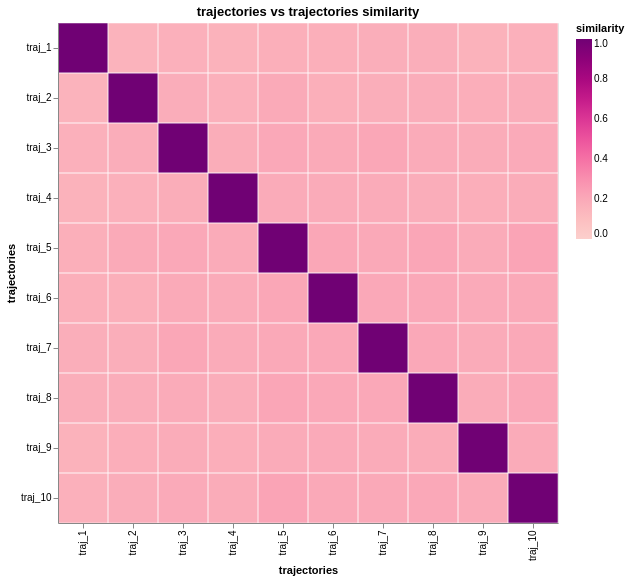

The cell this chart's notebook holds for it:
### Code cell
df4 = data.similarities["traj_traj_ntr"]
plot_heatmap(df4, "trajectories")

### Figure 1 — Vega-Lite specification as saved in the notebook (floating-point values rounded to 4 significant figures)
{"config": {"view": {"continuousWidth": 300, "continuousHeight": 300}}, "layer": [{"mark": {"type": "rect"}, "encoding": {"color": {"field": "similarity", "legend": {"title": "similarity"}, "scale": {"domain": [0, 1], "scheme": "redpurple"}, "type": "quantitative"}, "x": {"field": "index", "sort": null, "title": "trajectories", "type": "nominal"}, "y": {"field": "variable", "sort": null, "title": "trajectories", "type": "nominal"}}, "title": "trajectories vs trajectories similarity"}, {"mark": {"type": "rect", "fill": "transparent", "stroke": "white", "strokeWidth": 0.5}, "encoding": {"tooltip": [{"field": "index", "title": "gene x", "type": "nominal"}, {"field": "variable", "title": "gene y", "type": "nominal"}, {"field": "similarity", "format": ".3f", "title": "similarity", "type": "quantitative"}], "x": {"field": "index", "sort": null, "type": "nominal"}, "y": {"field": "variable", "sort": null, "type": "nominal"}}, "title": "trajectories vs trajectories similarity"}], "data": {"name": "data-321a037bb302c9d9d8120f100ca540b9"}, "height": {"step": 50}, "width": {"step": 50}, "$schema": "https://vega.github.io/schema/vega-lite/v6.1.0.json", "datasets": {"data-321a037bb302c9d9d8120f100ca540b9": [{"index": "traj_1", "variable": "traj_1", "similarity": 1.0}, {"index": "traj_2", "variable": "traj_1", "similarity": 0.1532}, {"index": "traj_3", "variable": "traj_1", "similarity": 0.1678}, {"index": "traj_4", "variable": "traj_1", "similarity": 0.1585}, {"index": "traj_5", "variable": "traj_1", "similarity": 0.1703}, {"index": "traj_6", "variable": "traj_1", "similarity": 0.1709}, {"index": "traj_7", "variable": "traj_1", "similarity": 0.1755}, {"index": "traj_8", "variable": "traj_1", "similarity": 0.1776}, {"index": "traj_9", "variable": "traj_1", "similarity": 0.1585}, {"index": "traj_10", "variable": "traj_1", "similarity": 0.1669}, {"index": "traj_1", "variable": "traj_2", "similarity": 0.1532}, {"index": "traj_2", "variable": "traj_2", "similarity": 1.0}, {"index": "traj_3", "variable": "traj_2", "similarity": 0.1811}, {"index": "traj_4", "variable": "traj_2", "similarity": 0.1644}, {"index": "traj_5", "variable": "traj_2", "similarity": 0.1952}, {"index": "traj_6", "variable": "traj_2", "similarity": 0.1697}, {"index": "traj_7", "variable": "traj_2", "similarity": 0.1775}, {"index": "traj_8", "variable": "traj_2", "similarity": 0.1791}, {"index": "traj_9", "variable": "traj_2", "similarity": 0.1749}, {"index": "traj_10", "variable": "traj_2", "similarity": 0.1804}, {"index": "traj_1", "variable": "traj_3", "similarity": 0.1678}, {"index": "traj_2", "variable": "traj_3", "similarity": 0.1811}, {"index": "traj_3", "variable": "traj_3", "similarity": 1.0}, {"index": "traj_4", "variable": "traj_3", "similarity": 0.1831}, {"index": "traj_5", "variable": "traj_3", "similarity": 0.2039}, {"index": "traj_6", "variable": "traj_3", "similarity": 0.1963}, {"index": "traj_7", "variable": "traj_3", "similarity": 0.2059}, {"index": "traj_8", "variable": "traj_3", "similarity": 0.1898}, {"index": "traj_9", "variable": "traj_3", "similarity": 0.188}, {"index": "traj_10", "variable": "traj_3", "similarity": 0.1935}, {"index": "traj_1", "variable": "traj_4", "similarity": 0.1585}, {"index": "traj_2", "variable": "traj_4", "similarity": 0.1644}, {"index": "traj_3", "variable": "traj_4", "similarity": 0.1831}, {"index": "traj_4", "variable": "traj_4", "similarity": 1.0}, {"index": "traj_5", "variable": "traj_4", "similarity": 0.1903}, {"index": "traj_6", "variable": "traj_4", "similarity": 0.1895}, {"index": "traj_7", "variable": "traj_4", "similarity": 0.1906}, {"index": "traj_8", "variable": "traj_4", "similarity": 0.1789}, {"index": "traj_9", "variable": "traj_4", "similarity": 0.1747}, {"index": "traj_10", "variable": "traj_4", "similarity": 0.1867}, {"index": "traj_1", "variable": "traj_5", "similarity": 0.1703}, {"index": "traj_2", "variable": "traj_5", "similarity": 0.1952}, {"index": "traj_3", "variable": "traj_5", "similarity": 0.2039}, {"index": "traj_4", "variable": "traj_5", "similarity": 0.1903}, {"index": "traj_5", "variable": "traj_5", "similarity": 1.0}, {"index": "traj_6", "variable": "traj_5", "similarity": 0.2096}, {"index": "traj_7", "variable": "traj_5", "similarity": 0.2003}, {"index": "traj_8", "variable": "traj_5", "similarity": 0.213}, {"index": "traj_9", "variable": "traj_5", "similarity": 0.1919}, {"index": "traj_10", "variable": "traj_5", "similarity": 0.2186}, {"index": "traj_1", "variable": "traj_6", "similarity": 0.1709}, {"index": "traj_2", "variable": "traj_6", "similarity": 0.1697}, {"index": "traj_3", "variable": "traj_6", "similarity": 0.1963}, {"index": "traj_4", "variable": "traj_6", "similarity": 0.1895}, {"index": "traj_5", "variable": "traj_6", "similarity": 0.2096}, {"index": "traj_6", "variable": "traj_6", "similarity": 1.0}, {"index": "traj_7", "variable": "traj_6", "similarity": 0.204}, {"index": "traj_8", "variable": "traj_6", "similarity": 0.2053}, {"index": "traj_9", "variable": "traj_6", "similarity": 0.1936}, {"index": "traj_10", "variable": "traj_6", "similarity": 0.1978}, {"index": "traj_1", "variable": "traj_7", "similarity": 0.1755}, {"index": "traj_2", "variable": "traj_7", "similarity": 0.1775}, {"index": "traj_3", "variable": "traj_7", "similarity": 0.2059}, {"index": "traj_4", "variable": "traj_7", "similarity": 0.1906}, {"index": "traj_5", "variable": "traj_7", "similarity": 0.2003}, {"index": "traj_6", "variable": "traj_7", "similarity": 0.204}, {"index": "traj_7", "variable": "traj_7", "similarity": 1.0}, {"index": "traj_8", "variable": "traj_7", "similarity": 0.2022}, {"index": "traj_9", "variable": "traj_7", "similarity": 0.1926}, {"index": "traj_10", "variable": "traj_7", "similarity": 0.1978}, {"index": "traj_1", "variable": "traj_8", "similarity": 0.1776}, {"index": "traj_2", "variable": "traj_8", "similarity": 0.1791}, {"index": "traj_3", "variable": "traj_8", "similarity": 0.1898}, {"index": "traj_4", "variable": "traj_8", "similarity": 0.1789}, {"index": "traj_5", "variable": "traj_8", "similarity": 0.213}, {"index": "traj_6", "variable": "traj_8", "similarity": 0.2053}, {"index": "traj_7", "variable": "traj_8", "similarity": 0.2022}, {"index": "traj_8", "variable": "traj_8", "similarity": 1.0}, {"index": "traj_9", "variable": "traj_8", "similarity": 0.1872}, {"index": "traj_10", "variable": "traj_8", "similarity": 0.2034}, {"index": "traj_1", "variable": "traj_9", "similarity": 0.1585}, {"index": "traj_2", "variable": "traj_9", "similarity": 0.1749}, {"index": "traj_3", "variable": "traj_9", "similarity": 0.188}, {"index": "traj_4", "variable": "traj_9", "similarity": 0.1747}, {"index": "traj_5", "variable": "traj_9", "similarity": 0.1919}, {"index": "traj_6", "variable": "traj_9", "similarity": 0.1936}, {"index": "traj_7", "variable": "traj_9", "similarity": 0.1926}, {"index": "traj_8", "variable": "traj_9", "similarity": 0.1872}, {"index": "traj_9", "variable": "traj_9", "similarity": 1.0}, {"index": "traj_10", "variable": "traj_9", "similarity": 0.1917}, {"index": "traj_1", "variable": "traj_10", "similarity": 0.1669}, {"index": "traj_2", "variable": "traj_10", "similarity": 0.1804}, {"index": "traj_3", "variable": "traj_10", "similarity": 0.1935}, {"index": "traj_4", "variable": "traj_10", "similarity": 0.1867}, {"index": "traj_5", "variable": "traj_10", "similarity": 0.2186}, {"index": "traj_6", "variable": "traj_10", "similarity": 0.1978}, {"index": "traj_7", "variable": "traj_10", "similarity": 0.1978}, {"index": "traj_8", "variable": "traj_10", "similarity": 0.2034}, {"index": "traj_9", "variable": "traj_10", "similarity": 0.1917}, {"index": "traj_10", "variable": "traj_10", "similarity": 1.0}]}}
